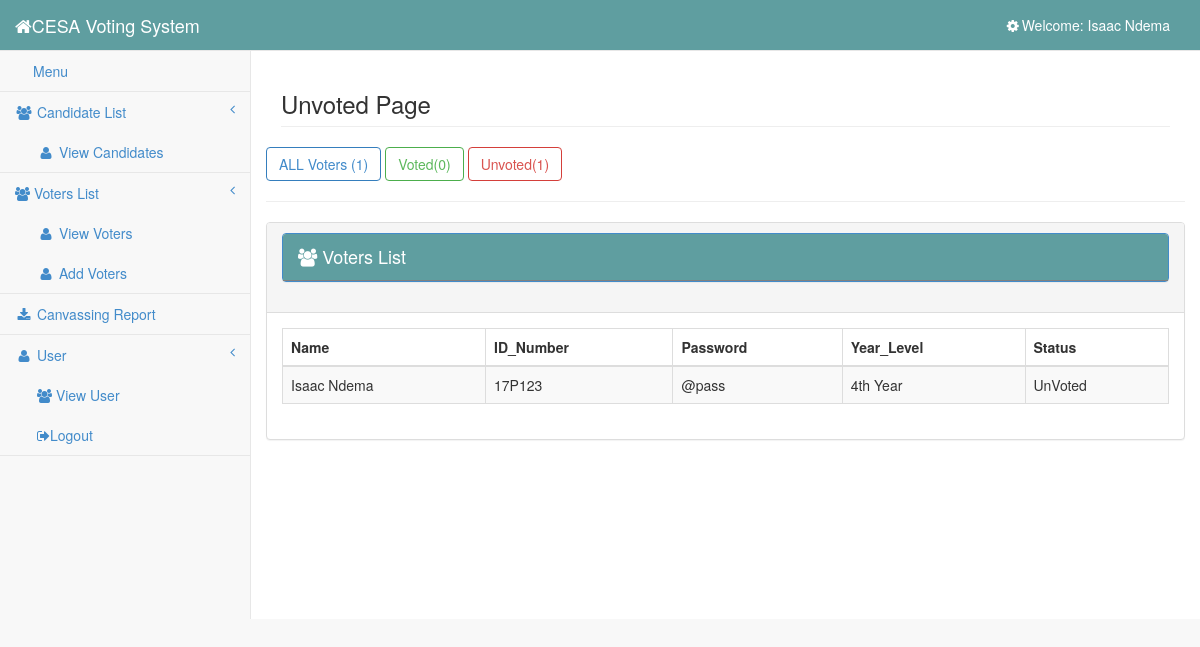
Screenshot of /admin/unvoted.php (signed in) with the database file from the repository.
### tables this page shows
CREATE TABLE IF NOT EXISTS `user` (
  `user_id` int(11) NOT NULL AUTO_INCREMENT,
  `username` varchar(100) NOT NULL,
  `password` varchar(100) NOT NULL,
  `firstname` varchar(100) NOT NULL,
  `lastname` varchar(100) NOT NULL,
  PRIMARY KEY (`user_id`)
);

CREATE TABLE IF NOT EXISTS `voters` (
  `voters_id` int(11) NOT NULL AUTO_INCREMENT,
  `id_number` varchar(6) NOT NULL,
  `password` varchar(100) NOT NULL,
  `firstname` varchar(100) NOT NULL,
  `lastname` varchar(100) NOT NULL,
  `year_level` varchar(100) NOT NULL,
  `status` varchar(100) NOT NULL,
  `account` varchar(100) NOT NULL,
  PRIMARY KEY (`voters_id`)
);

### admin/session.php (called while the page is built, shortened)
<?php
	require '../database/dbcon.php';
	$session_id=$_SESSION['id'];
	$user_query = $conn->query("SELECT * FROM user WHERE user_id = '$session_id'") or die(mysqli_errno());
	$user_row = $user_query->fetch_array();
?>

### admin/unvoted.php (the view, shortened to what this page needs)
<?php include('session.php'); ?>
<?php include('head.php'); ?>
<body>
    <div id="wrapper">
        <?php include('side_bar.php'); ?>
        <div id="page-wrapper">
            <div class="row">
                <div class="col-lg-12">
                    <h3 class="page-header">Unvoted Page</h3>
                </div>
                <?php
                $count = $conn->query("SELECT COUNT(*) as total FROM `voters`")->fetch_array();
                $count1 =  $conn->query("SELECT COUNT(*) as total FROM `voters` WHERE `status` = 'Voted'")->fetch_array();
                $count2 = $conn->query("SELECT COUNT(*) as total FROM `voters` WHERE `status` = 'Unvoted'")->fetch_array();
                ?>
                <a href="voters.php" class="btn btn-primary btn-outline">ALL Voters (<?php echo $count['total'] ?>)</a>
                <a href="voted.php" class="btn btn-success btn-outline"> Voted(<?php echo $count1['total'] ?>)</a>
                <a href="unvoted.php" class="btn btn-danger btn-outline">Unvoted(<?php echo $count2['total'] ?>) </a>
                <br />
                <hr />
                <div class="panel panel-default">
                    <div class="panel-heading">
                        <h4 class="modal-title" id="myModalLabel">
                            <div class="panel panel-primary">
                                <div class="panel-heading"><i class="fa fa-users"></i>
                                    Voters List
                                </div>
                            </div>
                        </h4>
                    </div>
                    <div class="panel-body">
                        <div class="table-responsive">
                            <table class="table table-striped table-bordered table-hover" id="dataTables-example">
                                <thead>
                                    <tr>
                                        <th>Name</th>
                                        <th>ID_Number</th>
                                        <th>Password</th>
                                        <th>Year_Level</th>
                                        <th>Status</th>
                                    </tr>
                                </thead>
                                <tbody>
                                    <?php
                                    require 'dbcon.php';
                                    $query = $conn->query("SELECT * FROM voters where status = 'Unvoted' ");
                                    while ($row = $query->fetch_array()) {
                                    ?>
                                        <tr class="odd gradeX">
                                            <td><?php echo $row['firstname'] . " " . $row['lastname']; ?></td>
                                            <td><?php echo $row['id_number']; ?></td>
                                            <td><?php echo $row['password']; ?></td>
                                            <td><?php echo $row['year_level']; ?></td>
                                            <td><?php echo $row['status']; ?></td>
                                        </tr>
                                    <?php } ?>
                                </tbody>
                            </table>
                        </div>
                    </div>
                </div>
            </div>
        </div>
    </div>
</body>
</html>

### admin/side_bar.php (shortened to what this page needs)
<?php require '../database/dbcon.php';?>
<nav class="navbar navbar-default navbar-static-top" role="navigation" style="margin-bottom:0; background-color:cadetblue;">
    <div class="navbar-header">
        <a class="navbar-brand" href="" style="color:white;"><i class="fa fa-home fa-large"> </i>CESA Voting System</a>
    </div>
    <ul class="nav navbar-top-links navbar-right">
        <?php
        $query = $conn->query("SELECT * from user where user_id ='$session_id'") or die(mysql_error());
        while ($row = $query->fetch_array()) {
        ?>
            <li class="dropdown">
                <a class="dropdown-toggle" data-toggle="dropdown" href="#" style="color: white">
                    <i class="fa fa-cog fa-spin fa-fw"></i>Welcome: <?php echo $user_username = $user_row['firstname'] . " " . $user_row['lastname']; ?>
                </a>
            </li>
        <?php } ?>
    </ul>
    <div class="navbar-default sidebar" role="navigation">
        <div class="sidebar-nav navbar-collapse">
            <ul class="nav" id="side-menu">
                <li>
                    <a href="candidate.php"><i class="fa fa-menu fa-fw"></i>Menu </a>
                </li>
                <li>
                    <a href="#"><i class="fa fa-users fa-fw"></i> Candidate List<span class="fa arrow"></span></a>
                    <ul class="nav nav-second-level">
                        <li>
                            <a href="candidate.php"><i class="fa fa-user fa-fw"></i> View Candidates</a>
                        </li>
                    </ul>
                </li>
                <li>
                    <a href="#"><i class="fa fa-users"></i> Voters List<span class="fa arrow"></span></a>
                    <ul class="nav nav-second-level">
                        <li>
                            <a href="voters.php"><i class="fa fa-user fa-fw"></i> View Voters</a>
                        </li>
                        <li>
                            <a href="../register/index.php"><i class="fa fa-user fa-fw"></i> Add Voters</a>
                        </li>
                    </ul>
                </li>
                <li>
                    <a target="blank" href="../results.php?token=CESAGI2022"><i class="fa fa-download fa-fw"></i> Canvassing Report</a>
                </li>
                <li>
                    <a href="#"><i class="fa fa-user fa-fw"></i> User<span class="fa arrow"></span></a>
                    <ul class="nav nav-second-level">
                        <li>
                            <a href="user.php"> <i class="fa fa-users"></i> View User</a>
                        </li>
                        <li>
                            <a href="logout.php"> <i class="fa fa-sign-out"></i>Logout</a>
                        </li>
                    </ul>
                </li>
            </ul>
        </div>
    </div>
</nav>

### css/sb-admin-2.css (style rules this page uses)
body { background-color: #f8f8f8; }
#wrapper { width: 100%; }
#page-wrapper { padding: 0 15px; min-height: 568px; background-color: #fff; }
@media (min-width:768px) { #page-wrapper { position: inherit; margin: 0 0 0 250px; padding: 0 30px; border-left: 1px solid #e7e7e7; } }
.navbar-top-links li { display: inline-block; }
.navbar-top-links li:last-child { margin-right: 15px; }
.navbar-top-links li a { padding: 15px; min-height: 50px; }
.sidebar .sidebar-nav.navbar-collapse { padding-right: 0; padding-left: 0; }
.sidebar ul li { border-bottom: 1px solid #e7e7e7; }
.sidebar .arrow { float: right; }
.sidebar .fa.arrow:before { content: "\f104"; }
.sidebar .nav-second-level li, .sidebar .nav-third-level li { border-bottom: 0!important; }
.sidebar .nav-second-level li a { padding-left: 37px; }
@media (min-width:768px) { .sidebar { z-index: 1; position: absolute; width: 250px; margin-top: 51px; } }
.btn-outline { color: inherit; background-color: transparent; transition: all .5s; }
.btn-primary.btn-outline { color: #428bca; }
.btn-success.btn-outline { color: #5cb85c; }
.btn-danger.btn-outline { color: #d9534f; }

### rows the page displays
user: firstname+lastname "Isaac Ndema"
voters: firstname "Isaac", lastname "Ndema", id_number "17P123", password "@pass", year_level "4th Year", status "UnVoted"

### other values shown
$count['total'] "1"
$count1['total'] "0"
$count2['total'] "1"
